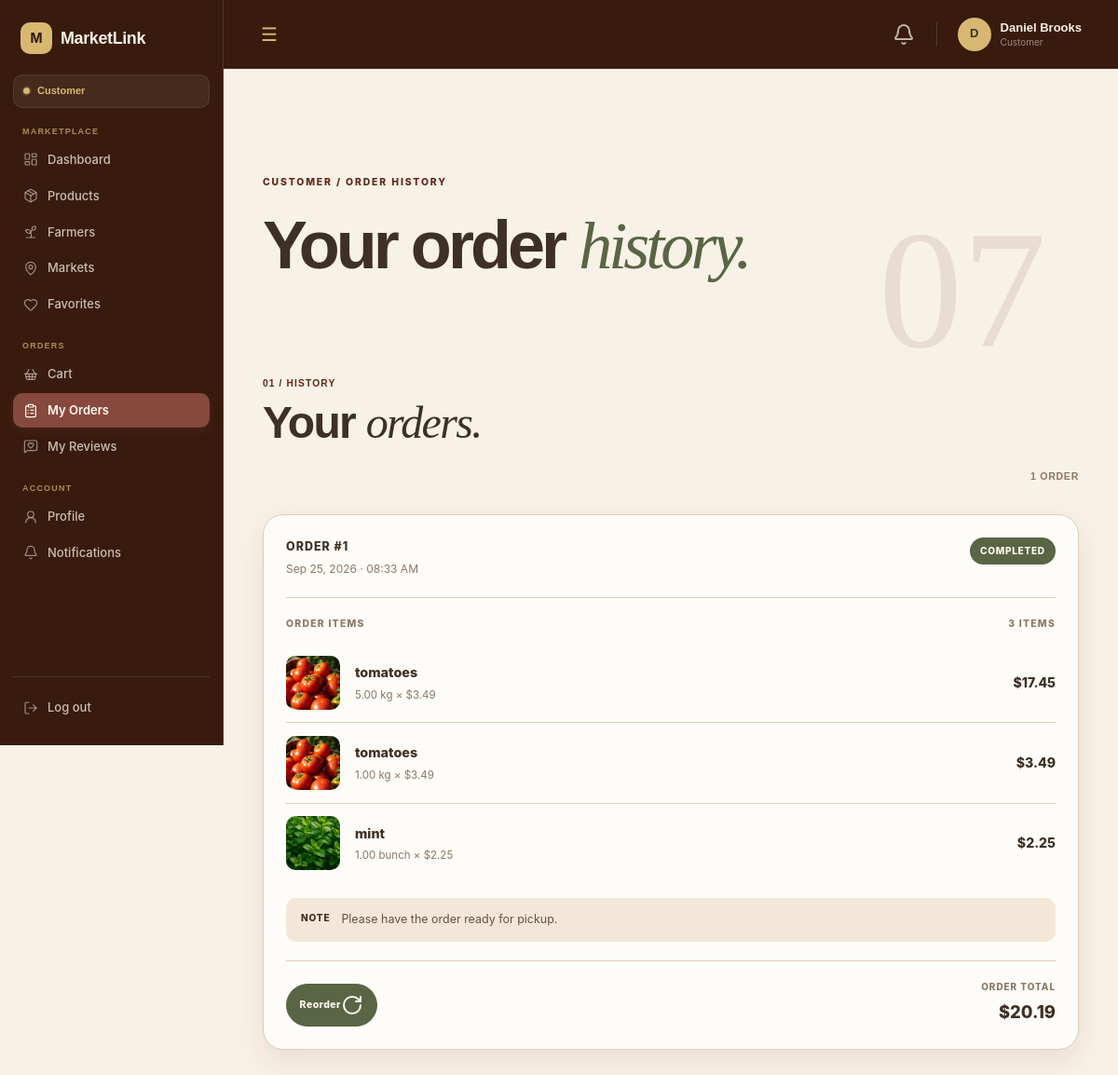
Screenshot of /customer/orders.php (signed in) with the database file from the repository.
### tables this page shows
CREATE TABLE `orders` (
  `id` int(10) UNSIGNED NOT NULL,
  `customer_id` int(10) UNSIGNED NOT NULL,
  `farmer_id` int(10) UNSIGNED NOT NULL,
  `market_id` int(10) UNSIGNED NOT NULL,
  `pickup_slot_id` int(10) UNSIGNED NOT NULL,
  `pickup_date` date DEFAULT NULL,
  `status` enum('pending','accepted','preparing','ready','completed','cancelled') NOT NULL DEFAULT 'pending',
  `subtotal` decimal(10,2) NOT NULL DEFAULT 0.00,
  `notes` text DEFAULT NULL,
  `created_at` timestamp NOT NULL DEFAULT current_timestamp(),
  `updated_at` timestamp NOT NULL DEFAULT current_timestamp() ON UPDATE current_timestamp()
);

CREATE TABLE `order_items` (
  `id` int(10) UNSIGNED NOT NULL,
  `order_id` int(10) UNSIGNED NOT NULL,
  `product_id` int(10) UNSIGNED NOT NULL,
  `quantity` decimal(10,2) NOT NULL,
  `unit_price` decimal(10,2) NOT NULL,
  `subtotal` decimal(10,2) NOT NULL
);

CREATE TABLE `products` (
  `id` int(10) UNSIGNED NOT NULL,
  `farmer_id` int(10) UNSIGNED NOT NULL,
  `category_id` int(10) UNSIGNED NOT NULL,
  `name` varchar(150) NOT NULL,
  `description` text DEFAULT NULL,
  `price` decimal(10,2) NOT NULL,
  `unit` varchar(50) NOT NULL,
  `stock_quantity` decimal(10,2) NOT NULL DEFAULT 0.00,
  `image` varchar(255) DEFAULT NULL,
  `is_available` tinyint(1) NOT NULL DEFAULT 1,
  `moderation_status` enum('pending','approved','rejected') NOT NULL DEFAULT 'approved',
  `moderation_reason` text DEFAULT NULL,
  `created_at` timestamp NOT NULL DEFAULT current_timestamp(),
  `updated_at` timestamp NOT NULL DEFAULT current_timestamp() ON UPDATE current_timestamp()
);

### includes/auth.php (called while the page is built, shortened)
<?php
function getUserId(): ?int
{
    return $_SESSION['user_id'] ?? null;
}

### customer/orders.php (the view, shortened to what this page needs)
<?php
require_once __DIR__ . '/../includes/include.php';
$customerId = getUserId();
$ordersPerPage = 5;
$currentPage = isset($_GET['page'])
    ? (int) $_GET['page']
    : 1;
$countStmt = $conn->prepare("
    SELECT COUNT(*) AS total
    FROM orders
    WHERE customer_id = ?
");
$countStmt->bind_param("i", $customerId);
$countStmt->execute();
$countResult = $countStmt->get_result();
$totalOrdersRow = $countResult->fetch_assoc();
$totalOrders = (int) $totalOrdersRow['total'];
$offset = (
    $currentPage - 1
) * $ordersPerPage;
$stmt = $conn->prepare("
    SELECT
        o.id,
        o.status,
        o.subtotal,
        o.notes,
        o.created_at,
        o.updated_at
    FROM orders o
    WHERE o.customer_id = ?
    ORDER BY o.created_at DESC
    LIMIT ? OFFSET ?
");
$stmt->bind_param(
    "iii",
    $customerId,
    $ordersPerPage,
    $offset
);
$stmt->execute();
$ordersResult = $stmt->get_result();
$orders = [];
while ($order = $ordersResult->fetch_assoc()) {
    $orders[] = $order;
}
foreach ($orders as &$order) {
    $itemStmt = $conn->prepare("
        SELECT
            oi.product_id,
            oi.quantity,
            oi.unit_price,
            oi.subtotal,
            p.name AS product_name,
            p.image AS product_image,
            p.unit AS product_unit
        FROM order_items oi
        LEFT JOIN products p
            ON oi.product_id = p.id
        WHERE oi.order_id = ?
        ORDER BY oi.id ASC
    ");
    $itemStmt->bind_param("i", $order['id']);
    $itemStmt->execute();
    $itemsResult = $itemStmt->get_result();
}
?>
<!DOCTYPE html>
<html lang="en">
<head>
    <link rel="stylesheet" href="../assets/css/base.css">
    <link rel="stylesheet" href="../assets/css/navbar.css">
    <link rel="stylesheet" href="../assets/css/sidebar.css">
    <link rel="stylesheet" href="../assets/css/customer.css">
    <link rel="stylesheet" href="../assets/css/customer_n.css">
</head>
<body>
    <?php include __DIR__ . '/../includes/navbar.php'; ?>
    <?php include __DIR__ . '/../includes/sidebar.php'; ?>
    <main class="main-content customer-orders-page">
    <section class="customer-page-hero">
            <div class="customer-page-hero-copy">
                <span class="eyebrow">
                    CUSTOMER / ORDER HISTORY
                </span>
                <h1>
                    Your order <em>history.</em>
                </h1>
            </div>
            <div class="customer-page-hero-mark">
            </div>
        </section>
    <section class="customer-orders-section">
        <div class="customer-section-heading">
            <div>
                <span class="customer-section-number">
                    01 / HISTORY
                </span>
                <h1>
                    Your <em>orders.</em>
                </h1>
            </div>
            <span class="customer-record-count">
                <?= $totalOrders ?>
                order<?= $totalOrders != 1 ? 's' : '' ?>
            </span>
        </div>
        <?php if (empty($orders) && $totalOrders === 0): ?>
            <div class="customer-orders-empty">
                <span class="customer-orders-empty-mark">
                    <i data-lucide="receipt"></i>
                </span>
                <strong>
                    No orders yet.
                </strong>
                <span>
                    You haven't placed any orders yet. Browse the marketplace
                    to find fresh produce from local farmers.
                </span>
                <a
                    href="products.php"
                    class="customer-orders-browse"
                >
                    Browse Products
                    <i data-lucide=" arrow-right"></i>
                </a>
            </div>
        <?php else: ?>
            <div class="customer-orders-list">
                <?php foreach ($orders as $order): ?>
                    <?php
                    $status = strtolower($order['status']);
                    $statusClass = 'status-' . $status;
                    ?>
                    <article class="customer-order-card">
                        <div class="customer-order-header">
                            <div class="customer-order-heading">
                                <span class="customer-order-label">
                                    ORDER #<?= (int)$order['id'] ?>
                                </span>
                                <span class="customer-order-date">
                                    <?= date(
                                        'M d, Y · h:i A',
                                        strtotime($order['created_at'])
                                    ) ?>
                                </span>
                            </div>
                            <span class="customer-order-status <?= htmlspecialchars($statusClass) ?>">
                                <?= htmlspecialchars(ucfirst($status)) ?>
                            </span>
                        </div>
                        <div class="customer-order-items-heading">
                            <span>
                                Order items
                            </span>
                            <span>
                                <?= count($order['items']) ?>
                                item<?= count($order['items']) !== 1 ? 's' : '' ?>
                            </span>
                        </div>
                        <?php if (!empty($order['items'])): ?>
                            <div class="customer-order-items">
                                <?php foreach ($order['items'] as $item): ?>
                                    <div class="customer-order-item">
                                        <?php if (!empty($item['product_image'])): ?>
                                            <img
                                                src="../<?= htmlspecialchars($item['product_image']) ?>"
                                                alt="<?= htmlspecialchars($item['product_name'] ?? 'Product') ?>"
                                                class="customer-order-item-image"
                                            >
                                        <?php else: ?>
                                            <div class="customer-order-item-image customer-order-item-placeholder">
                                                <i data-lucide="leaf"></i>
                                            </div>
                                        <?php endif; ?>
                                        <div class="customer-order-item-info">
                                            <strong class="customer-order-item-name">
                                                <?= htmlspecialchars(
                                                    $item['product_name'] ?? 'Product'
                                                ) ?>
                                            </strong>
                                            <span class="customer-order-item-meta">
                                                <?= number_format(
                                                    (float)$item['quantity'],
                                                    2
                                                ) ?>
                                                <?= htmlspecialchars(
                                                    $item['product_unit'] ?? ''
                                                ) ?>
                                                ×
                                                $<?= number_format(
                                                    (float)$item['unit_price'],
                                                    2
                                                ) ?>
                                            </span>
                                        </div>
                                        <span class="customer-order-item-price">
                                            $<?= number_format(
                                                (float)$item['subtotal'],
                                                2
                                            ) ?>
                                        </span>
                                    </div>
                                <?php endforeach; ?>
                            </div>
                        <?php else: ?>
                            <div class="customer-order-no-items">
                                No items found for this order.
                            </div>
                        <?php endif; ?>
                        <?php if (!empty($order['notes'])): ?>
                            <div class="customer-order-notes">
                                <span class="customer-order-notes-label">
                                    Note
                                </span>
                                <span>
                                    <?= nl2br(
                                        htmlspecialchars($order['notes'])
                                    ) ?>
                                </span>
                            </div>
                        <?php endif; ?>
                        <div class="customer-order-footer">
                            <div class="customer-order-actions">
                                <?php if ($status === 'pending'): ?>
                                    <a
                                        href="<?= BASE_URL ?>customer/update_order.php?id=<?= (int)$order['id'] ?>"
                                        class="customer-order-action customer-order-edit"
                                    >
                                        Modify Order
                                        <i data-lucide=" arrow-right"></i>
                                    </a>
                                    <form
                                        method="POST"
                                        action="cancel_order.php"
                                        class="customer-order-cancel-form"
                                        onsubmit="return confirm('Are you sure you want to cancel this order?');"
                                    >
                                        <?= csrf_field() ?>
                                        <input
                                            type="hidden"
                                            name="order_id"
                                            value="<?= (int)$order['id'] ?>"
                                        >
                                        <button
                                            type="submit"
                                            class="customer-order-action customer-order-cancel"
                                        >
                                            Cancel Order
                                        </button>
                                    </form>
                                <?php elseif ($status === 'completed'): ?>
                                    <a
                                        href="<?= BASE_URL ?>customer/reorder.php?id=<?= (int)$order['id'] ?>"
                                        class="customer-order-action customer-order-reorder"
                                    >
                                        Reorder
                                        <i data-lucide="rotate-cw"></i>
                                    </a>
                                <?php endif; ?>
                            </div>
                            <div class="customer-order-total">
                                <span>
                                    Order total
                                </span>
                                <strong>
                                    $<?= number_format(
                                        (float)$order['subtotal'],
                                        2
                                    ) ?>
                                </strong>
                            </div>
                        </div>
                    </article>
                <?php endforeach; ?>
            </div>
        <?php endif; ?>
    </section>
</main>
</body>
</html>

### rows the page displays
orders: id "1", created_at "Sep 25, 2026 · 08:33 AM", status "COMPLETED", count($order['items']) "3", notes "Please have the order ready for pickup.", subtotal "20.19"
order_items: product.name (picture), product.name "tomatoes", quantity "5.00", product.unit "kg", unit_price "3.49", subtotal "17.45"
order_items: product.name (picture), product.name "tomatoes", quantity "1.00", product.unit "kg", unit_price "3.49", subtotal "3.49"
order_items: product.name (picture), product.name "mint", quantity "1.00", product.unit "bunch", unit_price "2.25", subtotal "2.25"

### other values shown
$_SESSION['name'] "Daniel Brooks"
$_SESSION['role'] "Customer"
$totalOrders "1"
